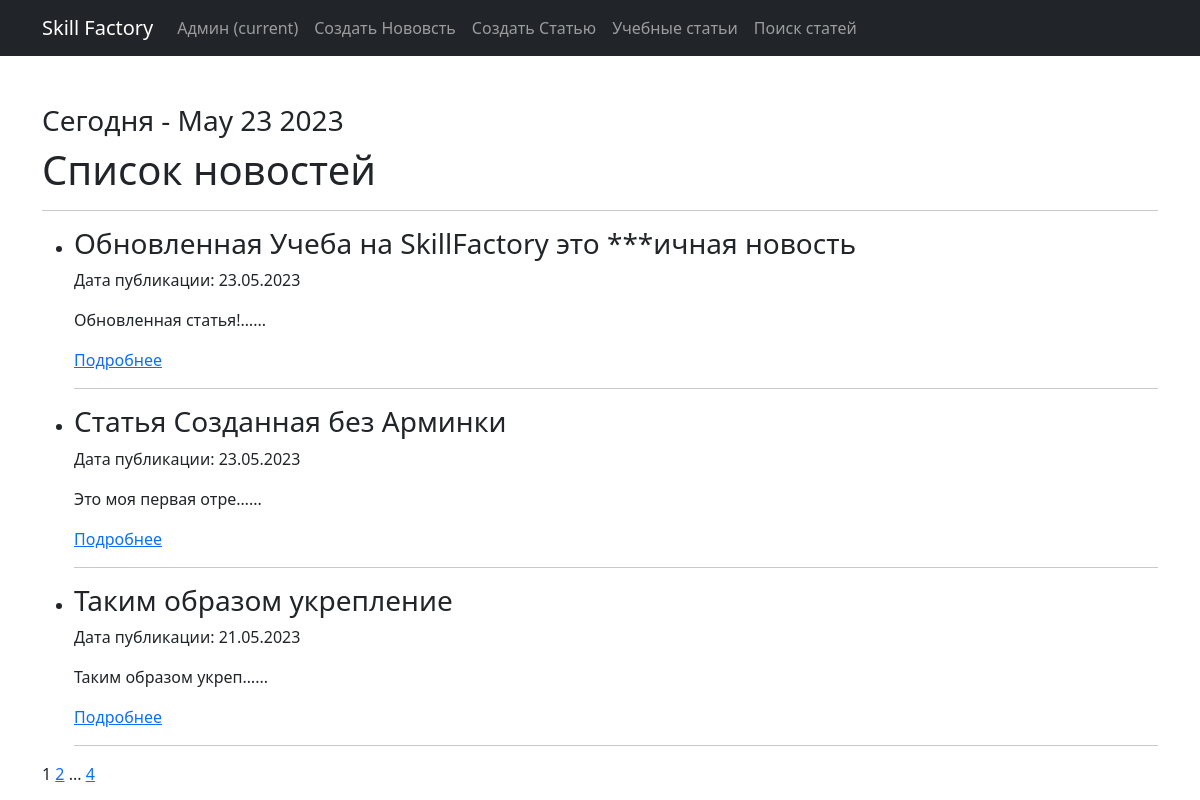
/Postnews/, run on the app's committed database.
### news_portal/models.py (models this page shows, shortened)
class Post(models.Model):
    author = models.ForeignKey(Author, on_delete=models.CASCADE)
    NEWS = 'NW'
    ARTICLE = 'AR'
    CATEGORY_CHOICES = (
        (NEWS, 'Новость'),
        (ARTICLE, 'Статья'),
    )
    categoryType = models.CharField(max_length=2, choices=CATEGORY_CHOICES, default=ARTICLE)
    dateCreation = models.DateTimeField(auto_now_add=True)
    postCategory = models.ManyToManyField(Category, through='PostCategory')
    title = models.CharField(max_length=128)
    text = models.TextField()
    rating = models.SmallIntegerField(default=0)

### news_portal/views.py (the view)
# urls.py: path('', NewsListView.as_view(), name='news_list'),
class NewsListView(ListView):
    model = Post
    queryset = Post.objects.filter().order_by('-dateCreation')
    template_name = 'news_list.html'
    context_object_name = 'post_list'
    paginate_by = 3
    def get_context_data(self, **kwargs):
        context = super().get_context_data(**kwargs)
        context['time_now'] = datetime.utcnow()
        return context

### news_portal/templatetags/custom_filters.py (called while the page is built)
@register.filter
def censor(value):
    bad_words = ['шаг', 'делат', 'траст', 'цензурирования', 'лова', 'ценз', 'ильт', 'отл',]
    for word in bad_words:
        value = value.replace(word, '*' * len(word))
    return value

### templates/news_list.html (shortened to what this page needs)
{% extends 'flatpages/default.html' %}
{% load custom_filters %}
{% block content %}
   <h3>Сегодня - {{ time_now|date:'M d Y' }}</h3>
   <h1>Список новостей</h1>
   <hr>
   <ul>
     {% for post in page_obj %}
      <li>
        <h3>{{ post.title|censor }}</h3>
        <p>Дата публикации: {{ post.dateCreation|date:"d.m.Y" }}</p>
        <p>{{ post.text|truncatechars:20|safe }}...</p>
          {% if post.categoryType == 'NW' %}
            <a href="{% url 'news_detail' post.pk %}">Подробнее</a>
        {% elif post.categoryType == 'AR' %}
            <a href="{% url 'article_detail' post.pk %}">Подробнее</a>
        {% endif %}
      </li>
        <hr>
     {% empty %}
      <li>No news available.</li>
     {% endfor %}
   </ul>
   {{ page_obj.number }}
   {% if page_obj.has_next %}
       <a href="?page={{ page_obj.next_page_number }}">{{ page_obj.next_page_number }}</a>
       {% if paginator.num_pages != page_obj.next_page_number %}
           ...
           <a href="?page={{ page_obj.paginator.num_pages }}">{{ page_obj.paginator.num_pages }}</a>
       {% endif %}
   {% endif %}
{% endblock content %}

### data on the page
Post: title|censor "Обновленная Учеба на SkillFactory это ***ичная новость", dateCreation "23.05.2023", text "Обновленная статья!…", categoryType "Подробнее"
Post: title|censor "Статья Созданная без Арминки", dateCreation "23.05.2023", text "Это моя первая отре…", categoryType "Подробнее"
Post: title|censor "Таким образом укрепление", dateCreation "21.05.2023", text "Таким образом укреп…", categoryType "Подробнее"

### other printed values
{{ time_now|date:'M d Y' }} "May 23 2023"
{{ page_obj.number }} "1"
{{ page_obj.next_page_number }} "2"
{{ page_obj.paginator.num_pages }} "4"
